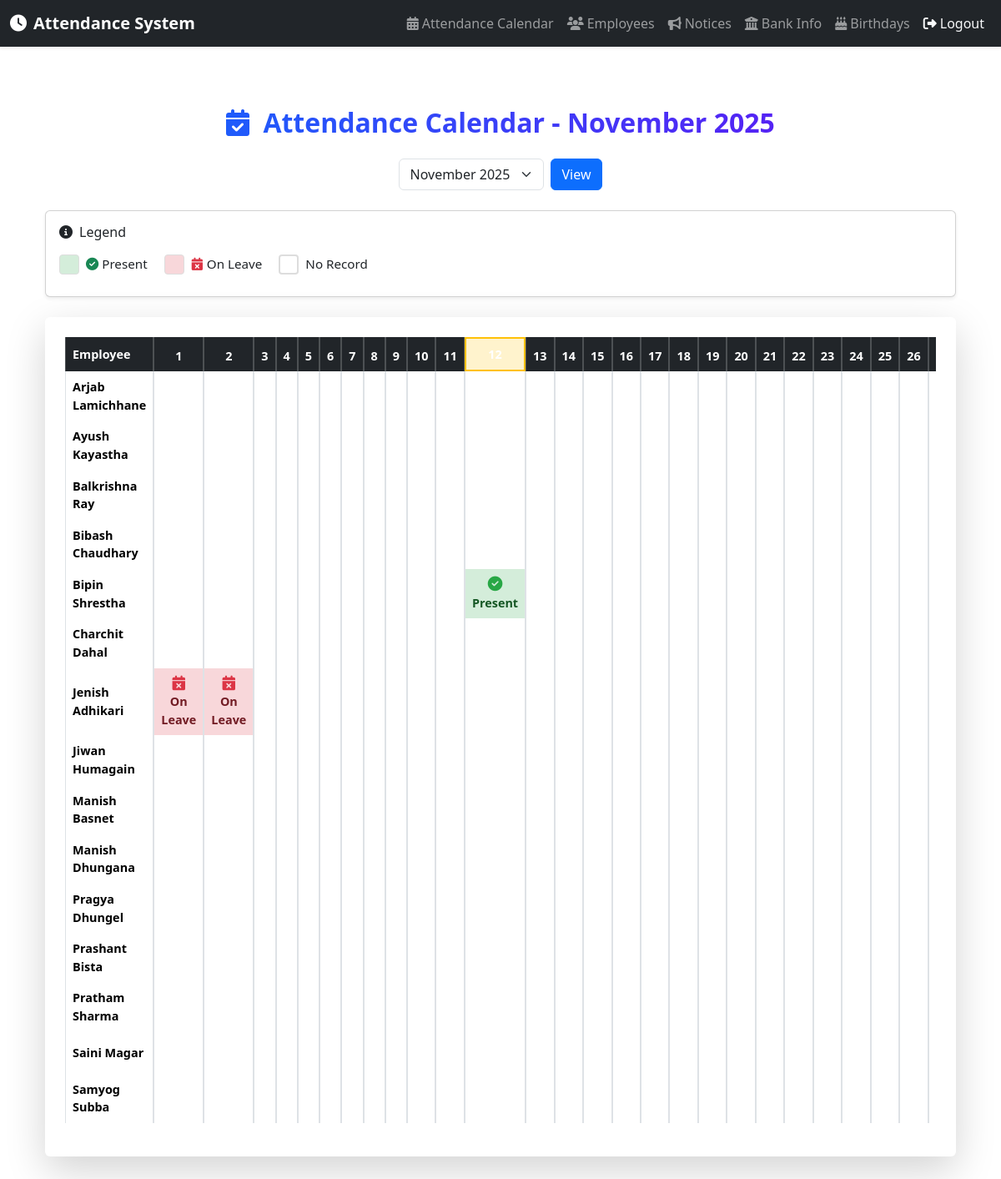
The app's page /attendance-calendar/ (signed in) with its own data.
### attendance/models.py (models this page shows, shortened)
class Employee(models.Model):
    user = models.OneToOneField(User, on_delete=models.CASCADE)
    employee_id = models.CharField(max_length=10, unique=True)
    first_name = models.CharField(max_length=50)
    last_name = models.CharField(max_length=50)
    department = models.ForeignKey(Department, on_delete=models.SET_NULL, null=True)
    email = models.EmailField(unique=True)
    address = models.TextField(blank=True, null=True)
    position = models.CharField(max_length=100, blank=True, null=True)
    dob = models.DateField(blank=True, null=True)
    dob_nepali = models.CharField(max_length=10, blank=True, null=True)  # Format: YYYY/MM/DD in BS
    bank_account_number = models.CharField(max_length=50, blank=True, null=True)
    bank_name = models.CharField(max_length=100, blank=True, null=True)
    bank_account_holder_name = models.CharField(max_length=100, blank=True, null=True)
    photo = models.ImageField(upload_to='employee_photos/', blank=True, null=True)
    monthly_salary = models.DecimalField(
        max_digits=10, decimal_places=2, default=0.00,
        help_text="Monthly base salary in NPR")

### attendance/views.py (the view)
# urls.py: path('attendance-calendar/', views.attendance_calendar, name='attendance_calendar'),
@login_required
@user_passes_test(is_superuser)
def attendance_calendar(request):
    employees = Employee.objects.all().order_by('first_name', 'last_name')
    today = timezone.now().date()
    current_year = today.year
    current_month = today.month
    current_day = today.day
    selected_year = int(request.GET.get('year', current_year))
    selected_month = int(request.GET.get('month', current_month))
    try:
        datetime(selected_year, selected_month, 1)
    except ValueError:
        selected_year = current_year
        selected_month = current_month
    _, days_in_month = monthrange(selected_year, selected_month)
    month_name = calendar.month_name[selected_month]
    earliest_record = Attendance.objects.order_by('date').first()
    available_months = []
    if earliest_record:
        start_date = earliest_record.date
        current_date = datetime(current_year, current_month, 1)
        year = start_date.year
        month = start_date.month
        while datetime(year, month, 1) <= current_date:
            available_months.append({
                'year': year,
                'month': month,
                'month_name': calendar.month_name[month]
            })
            month += 1
            if month > 12:
                month = 1
                year += 1
        available_months.sort(key=lambda x: (x['year'], x['month']), reverse=True)
    attendance_data = []
    for employee in employees:
        employee_data = {
            'employee': {'id': employee.id, 'name': f"{employee.first_name} {employee.last_name}"},
            'days': [{'status': None, 'details': [], 'is_leave': False} for _ in range(days_in_month)]
        }
        attendance_data.append(employee_data)
    attendance_records = Attendance.objects.filter(
        date__year=selected_year,
        date__month=selected_month
    ).select_related('employee')
    for record in attendance_records:
        employee_idx = next((i for i, data in enumerate(attendance_data) if data['employee']['id'] == record.employee.id), None)
        if employee_idx is not None:
            day_idx = record.date.day - 1
            if 0 <= day_idx < days_in_month:
                check_in = record.check_in.strftime('%H:%M') if record.check_in else 'N/A'
                check_out = record.check_out.strftime('%H:%M') if record.check_out else 'N/A'
                hours = record.hours_worked or 0
                attendance_data[employee_idx]['days'][day_idx] = {
                    'status': record.status,
                    'details': [{
                        'check_in': check_in,
                        'check_out': check_out,
                        'hours_worked': hours
                    }],
                    'is_leave': False
                }
    first_day = datetime(selected_year, selected_month, 1).date()
    last_day = datetime(selected_year, selected_month, days_in_month).date()
    approved_leaves = LeaveRequest.objects.filter(
        status='Approved',
        start_date__lte=last_day,
        end_date__gte=first_day
    ).select_related('employee')
    for leave in approved_leaves:
        employee_idx = next((i for i, data in enumerate(attendance_data) if data['employee']['id'] == leave.employee.id), None)
        if employee_idx is not None:
            leave_start = max(leave.start_date, first_day)
            leave_end = min(leave.end_date, last_day)
            current_date = leave_start
            while current_date <= leave_end:
                day_idx = current_date.day - 1
                if 0 <= day_idx < days_in_month:
                    if attendance_data[employee_idx]['days'][day_idx]['status'] != 'Present':
                        attendance_data[employee_idx]['days'][day_idx] = {
                            'status': None,  # Don't set status, use is_leave flag instead
                            'details': [{
                                'leave_title': leave.title,
                                'leave_remarks': leave.remarks or 'No remarks'
                            }],
                            'is_leave': True
                        }
                current_date += timedelta(days=1)
    return render(request, 'attendance/admin/attendance_calendar.html', {
        'attendance_data': attendance_data,
        'current_month_name': month_name,
        'current_year': selected_year,
        'selected_month': selected_month,
        'selected_year': selected_year,
        'today_date': {'year': current_year, 'month': current_month, 'day': current_day},
        'days_in_month': range(1, days_in_month + 1),
        'available_months': available_months
    })

### attendance/views.py (called while the page is built)
def is_superuser(user):
    return user.is_superuser

### attendance/templates/attendance/admin/attendance_calendar.html (shortened to what this page needs)
{% extends 'attendance/base.html' %}
{% load static %}
{% block content %}
<div class="container my-5">
    <h2 class="mb-4 fw-bold text-center" style="background: linear-gradient(90deg, #0d6efd, #6610f2); -webkit-background-clip: text; -webkit-text-fill-color: transparent;">
        <i class="fas fa-calendar-check me-2"></i> Attendance Calendar - {{ current_month_name }} {{ current_year }}
    </h2>
    <div class="mb-4">
        <form method="get" class="d-flex justify-content-center">
            <select name="month" class="form-select me-2" style="width: auto;">
                {% for month in available_months %}
                    <option value="{{ month.month }}" {% if month.month == selected_month and month.year == selected_year %}selected{% endif %}>
                        {{ month.month_name }} {{ month.year }}
                    </option>
                {% endfor %}
            </select>
            <button type="submit" class="btn btn-primary">View</button>
        </form>
    </div>
    <div class="card shadow-sm mb-4">
        <div class="card-body">
            <h6 class="mb-3"><i class="fas fa-info-circle me-2"></i>Legend</h6>
            <div class="d-flex flex-wrap">
                <div class="legend-item">
                    <div class="legend-box" style="background-color: #d4edda;"></div>
                    <span class="legend-text"><i class="fas fa-check-circle text-success me-1"></i>Present</span>
                </div>
                <div class="legend-item">
                    <div class="legend-box" style="background-color: #f8d7da;"></div>
                    <span class="legend-text"><i class="fas fa-calendar-times text-danger me-1"></i>On Leave</span>
                </div>
                <div class="legend-item">
                    <div class="legend-box" style="background-color: #ffffff; border: 2px solid #ddd;"></div>
                    <span class="legend-text">No Record</span>
                </div>
            </div>
        </div>
    </div>
    <div class="card shadow-lg border-0">
        <div class="card-body p-4">
            <div class="table-responsive">
                <table class="table table-bordered nepali-calendar">
                    <thead class="table-dark">
                        <tr>
                            <th class="employee-header">Employee</th>
                            {% for day in days_in_month %}
                                <th class="day-header {% if day == today_date.day and selected_month == today_date.month and selected_year == today_date.year %}today-cell{% endif %}">{{ day }}</th>
                            {% endfor %}
                        </tr>
                    </thead>
                    <tbody>
                        {% for employee_data in attendance_data %}
                            <tr>
                                <td class="employee-cell fw-bold">{{ employee_data.employee.name }}</td>
                                {% for day in employee_data.days %}
                                    {% if day.is_leave %}
                                        <td class="day-cell status-leave"
                                            data-bs-toggle="tooltip"
                                            data-bs-html="true"
                                            title="<strong>On Leave</strong><br>{{ day.details.0.leave_title }}<br><small>{{ day.details.0.leave_remarks }}</small>">
                                            <i class="fas fa-calendar-times"></i>
                                            <span class="status-label d-block">On Leave</span>
                                        </td>
                                    {% elif day.status == 'Present' %}
                                        <td class="day-cell status-present"
                                            data-bs-toggle="tooltip"
                                            data-bs-html="true"
                                            title="<strong>Present</strong><br>Check-in: {{ day.details.0.check_in }}<br>Check-out: {{ day.details.0.check_out }}<br>Hours: {{ day.details.0.hours_worked|floatformat:2 }}">
                                            <i class="fas fa-check-circle"></i>
                                            <span class="status-label d-block">Present</span>
                                        </td>
                                    {% else %}
                                        <td class="day-cell"></td>
                                    {% endif %}
                                {% endfor %}
                            </tr>
                        {% empty %}
                            <tr>
                                <td colspan="{{ days_in_month|length|add:1 }}" class="text-center">No employee data available.</td>
                            </tr>
                        {% endfor %}
                    </tbody>
                </table>
            </div>
        </div>
    </div>
</div>
{% endblock %}

### attendance/templates/attendance/base.html (style rules this page uses)
body { min-height: 100vh; display: flex; flex-direction: column; }
.container { flex: 1; }

### attendance/templates/attendance/admin/attendance_calendar.html (style rules this page uses)
.nepali-calendar { font-size: 0.9rem; border-collapse: separate; border-spacing: 0; }
.employee-header { width: 150px; text-align: left; vertical-align: middle; background-color: #343a40; color: white; }
.day-header { width: 40px; text-align: center; font-weight: bold; }
.day-header.today-cell { background-color: #fff3cd; border: 2px solid #ffc107; font-weight: bold; }
.employee-cell { text-align: left; vertical-align: middle; background-color: #f8f9fa; }
.day-cell { text-align: center; vertical-align: middle; height: 50px; cursor: default; transition: background-color 0.3s ease; }
.day-cell.status-present { background-color: #d4edda !important; cursor: pointer; color: #155724; font-weight: bold; }
.day-cell.status-leave { background-color: #f8d7da !important; cursor: pointer; color: #721c24; font-weight: bold; }
.day-cell .status-label { font-size: 0.9rem; vertical-align: middle; font-weight: 600; }
.day-cell .fa-check-circle { font-size: 1.1rem; color: #28a745; }
.day-cell .fa-calendar-times { font-size: 1.1rem; color: #dc3545; }
.legend-item { display: inline-flex; align-items: center; margin-right: 20px; margin-bottom: 10px; }
.legend-box { width: 24px; height: 24px; border: 1px solid #ddd; margin-right: 8px; border-radius: 4px; }
.legend-text { font-size: 0.95rem; font-weight: 500; }

### records on screen
Employee: employee.name "Arjab Lamichhane"
Employee: employee.name "Ayush Kayastha"
Employee: employee.name "Balkrishna Ray"
Employee: employee.name "Bibash Chaudhary"
Employee: employee.name "Bipin Shrestha"
Employee: employee.name "Charchit Dahal"
Employee: employee.name "Jenish Adhikari"
Employee: employee.name "Jiwan Humagain"
Employee: employee.name "Manish Basnet"
Employee: employee.name "Pragya Dhungel"
Employee: employee.name "Pratham Sharma"
Employee: employee.name "Samyog Subba"

### other values on screen
{{ current_month_name }} "November"
{{ current_year }} "2025"
{{ day }} "1" "2" "3" "4" "5" "6" "7" "8" "9" "10" "11" "13" "14" "15" "16" "17" "18" "19" "20" "21" "22" "23" "24" "25" "26"
{{ employee_data.employee.name }} "Manish Dhungana" "Prashant Bista" "Saini Magar"
form field month "November 2025"
